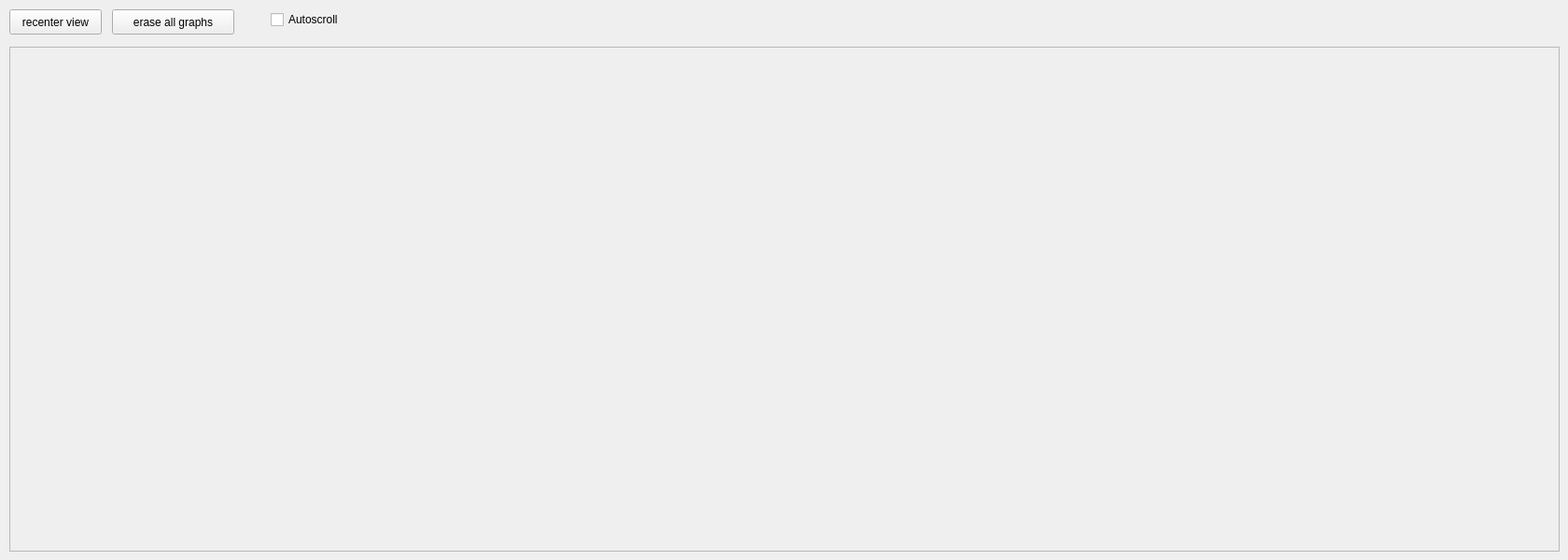
   <widget class="QWidget" name="tab_2">
    <attribute name="title">
     <string>Plot 1</string>
    </attribute>
    <widget class="QWidget" name="centralWidget">
     <property name="geometry">
      <rect>
       <x>10</x>
       <y>50</y>
       <width>1661</width>
       <height>541</height>
      </rect>
     </property>
     <layout class="QVBoxLayout" name="verticalLayout">
      <item>
       <widget class="QFrame" name="frame_2">
        <property name="frameShape">
         <enum>QFrame::StyledPanel</enum>
        </property>
        <property name="frameShadow">
         <enum>QFrame::Sunken</enum>
        </property>
        <property name="lineWidth">
         <number>1</number>
        </property>
        <property name="midLineWidth">
         <number>0</number>
        </property>
        <layout class="QVBoxLayout" name="verticalLayout_3">
         <property name="spacing">
          <number>0</number>
         </property>
         <property name="margin">
          <number>0</number>
         </property>
         <item>
          <widget class="QCustomPlot" name="customPlot" native="true">
           <property name="sizePolicy">
            <sizepolicy hsizetype="Preferred" vsizetype="MinimumExpanding">
             <horstretch>0</horstretch>
             <verstretch>0</verstretch>
            </sizepolicy>
           </property>
          </widget>
         </item>
        </layout>
       </widget>
      </item>
     </layout>
    </widget>
    <widget class="QPushButton" name="pushButton">
     <property name="geometry">
      <rect>
       <x>10</x>
       <y>10</y>
       <width>99</width>
       <height>27</height>
      </rect>
     </property>
     <property name="text">
      <string>recenter view</string>
     </property>
    </widget>
    <widget class="QPushButton" name="pushButton_2">
     <property name="geometry">
      <rect>
       <x>120</x>
       <y>10</y>
       <width>131</width>
       <height>27</height>
      </rect>
     </property>
     <property name="text">
      <string>erase all graphs</string>
     </property>
    </widget>
    <widget class="QCheckBox" name="checkBox">
     <property name="geometry">
      <rect>
       <x>290</x>
       <y>10</y>
       <width>99</width>
       <height>22</height>
      </rect>
     </property>
     <property name="text">
      <string>Autoscroll</string>
     </property>
    </widget>
   </widget>
